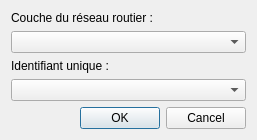
<?xml version="1.0" encoding="UTF-8"?>
<ui version="4.0">
 <class>Dialog</class>
 <widget class="QDialog" name="Dialog">
  <property name="geometry">
   <rect>
    <x>0</x>
    <y>0</y>
    <width>257</width>
    <height>133</height>
   </rect>
  </property>
  <property name="windowTitle">
   <string>Dialog</string>
  </property>
  <layout class="QVBoxLayout" name="verticalLayout">
   <item>
    <widget class="QLabel" name="label">
     <property name="text">
      <string>Couche du réseau routier :</string>
     </property>
    </widget>
   </item>
   <item>
    <widget class="QgsMapLayerComboBox" name="mMapLayerComboBox"/>
   </item>
   <item>
    <widget class="QLabel" name="label_2">
     <property name="text">
      <string>Identifiant unique :</string>
     </property>
    </widget>
   </item>
   <item>
    <widget class="QgsFieldComboBox" name="mFieldComboBox"/>
   </item>
   <item>
    <widget class="QDialogButtonBox" name="buttonBox">
     <property name="orientation">
      <enum>Qt::Horizontal</enum>
     </property>
     <property name="standardButtons">
      <set>QDialogButtonBox::Cancel|QDialogButtonBox::Ok</set>
     </property>
    </widget>
   </item>
  </layout>
 </widget>
 <customwidgets>
  <customwidget>
   <class>QgsFieldComboBox</class>
   <extends>QComboBox</extends>
   <header>qgsfieldcombobox.h</header>
  </customwidget>
  <customwidget>
   <class>QgsMapLayerComboBox</class>
   <extends>QComboBox</extends>
   <header>qgsmaplayercombobox.h</header>
  </customwidget>
 </customwidgets>
 <resources/>
 <connections>
  <connection>
   <sender>buttonBox</sender>
   <signal>accepted()</signal>
   <receiver>Dialog</receiver>
   <slot>accept()</slot>
   <hints>
    <hint type="sourcelabel">
     <x>227</x>
     <y>118</y>
    </hint>
    <hint type="destinationlabel">
     <x>157</x>
     <y>130</y>
    </hint>
   </hints>
  </connection>
  <connection>
   <sender>buttonBox</sender>
   <signal>rejected()</signal>
   <receiver>Dialog</receiver>
   <slot>reject()</slot>
   <hints>
    <hint type="sourcelabel">
     <x>247</x>
     <y>119</y>
    </hint>
    <hint type="destinationlabel">
     <x>256</x>
     <y>130</y>
    </hint>
   </hints>
  </connection>
  <connection>
   <sender>mMapLayerComboBox</sender>
   <signal>layerChanged(QgsMapLayer*)</signal>
   <receiver>mFieldComboBox</receiver>
   <slot>setLayer(QgsMapLayer*)</slot>
   <hints>
    <hint type="sourcelabel">
     <x>109</x>
     <y>40</y>
    </hint>
    <hint type="destinationlabel">
     <x>109</x>
     <y>90</y>
    </hint>
   </hints>
  </connection>
 </connections>
</ui>
